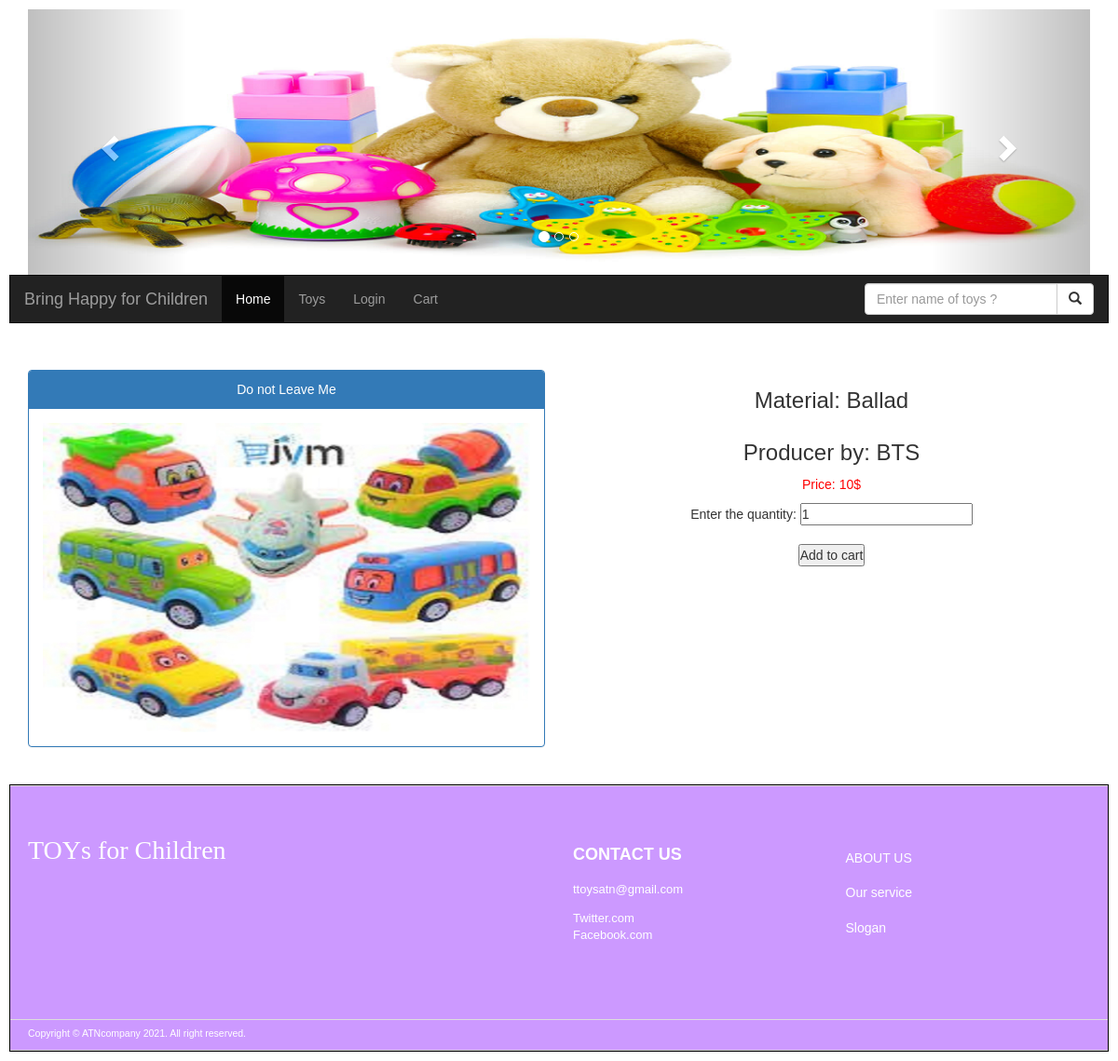
The app's page /single-song.php?songID=6 with its own data.
### tables this page shows
CREATE TABLE `song` (
  `songID` int(11) NOT NULL,
  `songName` varchar(255) NOT NULL,
  `songPrice` varchar(255) NOT NULL,
  `songImage` varchar(255) NOT NULL,
  `songMp3` varchar(255) NOT NULL,
  `genreID` int(255) NOT NULL,
  `artistName` varchar(255) NOT NULL
);

CREATE TABLE `genre` (
  `genreID` int(11) NOT NULL,
  `genreName` varchar(255) NOT NULL
);

### single-song.php (the view, shortened to what this page needs)
<?php
include('inc/conn.php');
include('inc/header.php');
?>
<div class="container text-center">
  <div class="row">
    <?php
    $songID= $_GET['songID'];
     $sql= "select *from song, genre where song.genreID= genre.genreID and song.songID= '$songID'";
    $rs= mysqli_query($conn, $sql);
    if(mysqli_num_rows($rs) > 0)
      {    while ($row= mysqli_fetch_array($rs)) {
    ?>
    <div class="col-sm-3 col-md-6 text-center">
      <div class="panel panel-primary">
        <div class="panel-heading text-center" ><?php echo$row['songName']?></div>
        <div class="panel-body"><img src="img/<?php echo $row['songImage']?>" class="img-responsive" style="width:100%" alt="Image"></div>
      </div>
    </div>
  <div class="col-sm-9 col-md-6">
        <h3>Material: <?php echo $row['genreName']?></h3>
    </div>
     <div class="col-sm-9 col-md-6">
        <h3>Producer by: <?php echo $row['artistName']?></h3>
    </div>
<p style="color: red"> Price: <?php echo $row['songPrice']."$";?></p>
<form method="POST" action="cart.php" class="quantity">
    Enter the quantity:
    <input type="number" name="quantity" value="1"><br>
    <input type="hidden" name="songID" value="<?= $songID?>"><br>
    <button type="submit" class="button-buy"> Add to cart </button>
   </form>
   <?php
 }
  }
  ?>
  </div>
</div><br>
<?php include('inc/footer.php');?>

### css/style.css (style rules this page uses)
* { margin:0; padding:0; }
body { font-family: Arial; padding: 10px; background: white; }

### records on screen
song: songName "Do not Leave Me", songImage (picture), genreID.genreName "Ballad", artistName "BTS", songPrice "10"
